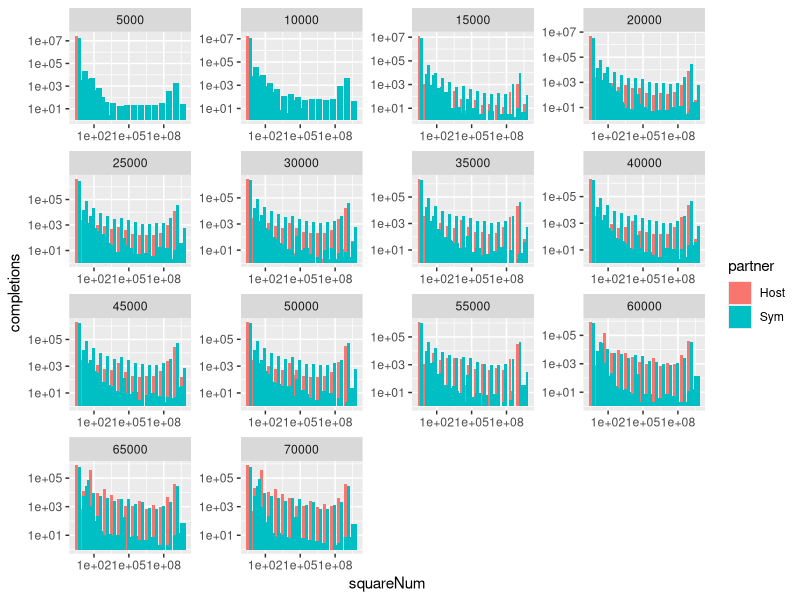

This figure's R source:
require(ggplot2)
install.packages("viridis")
library(viridis)


df <- read.table("./table.dat", h=T) # do python3 process.py first
#final_df <- subset(df, update == "1000")
final_df <- df


p<-ggplot(final_df, aes(x=squareNum,y=completions,fill = partner)) + geom_bar(stat = "identity",width=.5,position = "dodge") + scale_x_log10() + scale_y_log10() + facet_wrap(~update,scales = "free") 


print(p)




